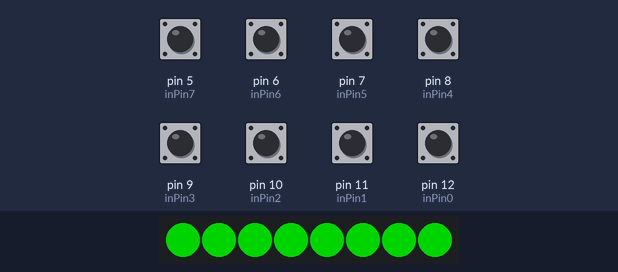
Bench run of a sketch on a simulated Arduino Uno, built with avr-gcc and run on an emulated ATmega328P. Shown: 8 RGB LEDs in strip order, left to right. The inputs (shaded band) are chosen by the test bench; at power-on: pin 5 (inPin7), pin 6 (inPin6), pin 7 (inPin5), pin 8 (inPin4), pin 9 (inPin3), pin 10 (inPin2), pin 11 (inPin1), pin 12 (inPin0) HIGH. Dim RGB values are drawn brighter than linear.

Above: at 1.2 s.
1.3 s: pin 5 (inPin7) pulled LOW for 0.15 s
At 1.37 s:
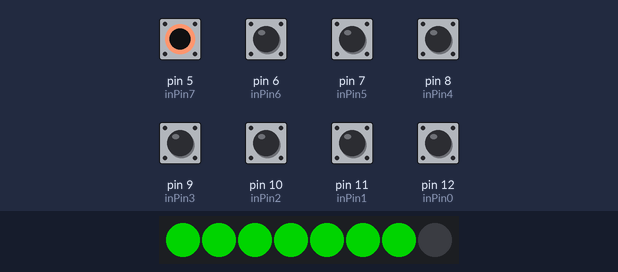
2.9 s: pin 6 (inPin6) pulled LOW for 0.15 s
At 2.97 s:
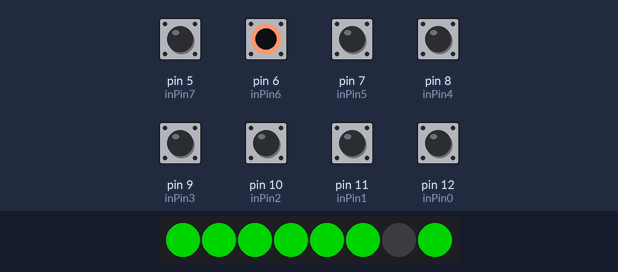
4.5 s: pin 7 (inPin5) pulled LOW for 0.15 s
At 4.57 s:
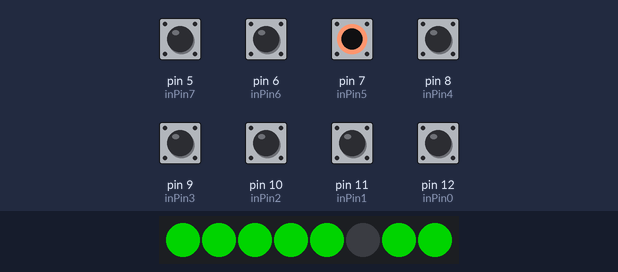
6.1 s: pin 8 (inPin4) pulled LOW for 0.15 s
At 6.17 s:
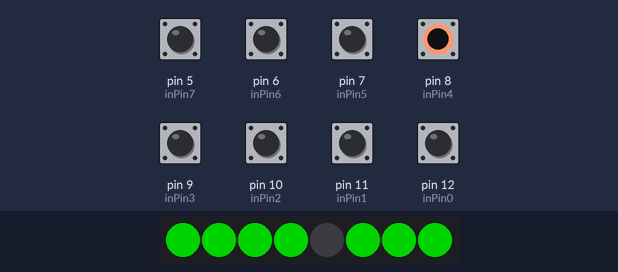
7.7 s: pin 9 (inPin3) pulled LOW for 0.15 s
At 7.77 s:
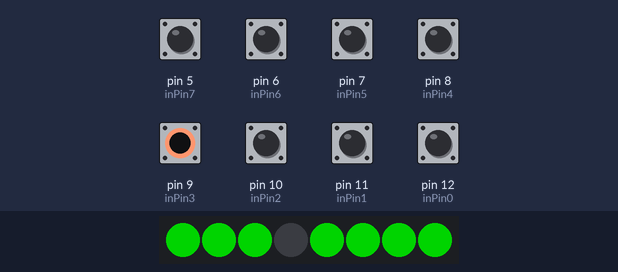
9.3 s: pin 10 (inPin2) pulled LOW for 0.15 s
At 9.37 s:
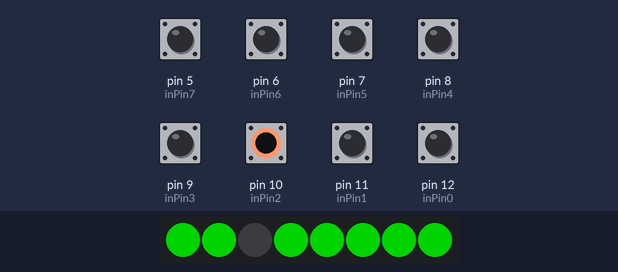
Timing chart, 0 to 11.9 s (numbered marks = the images above; inputs shaded):
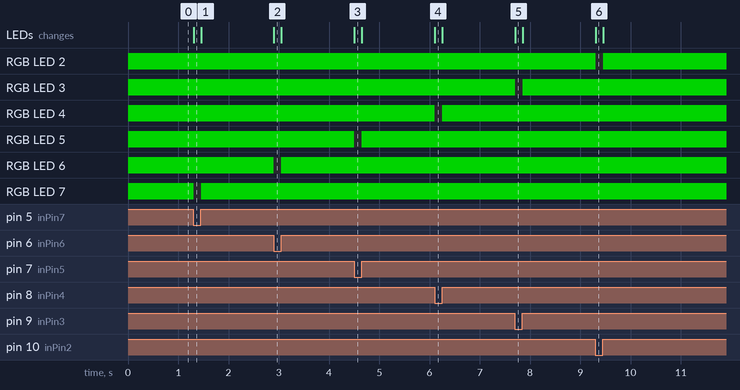

Measured:
- after the input at 1.3 s, RGB LED 7: RGB(0, 128, 0) → off at once, → RGB(0, 128, 0) 0.15 s later; the LEDs: change at once (image 1)
- after the input at 2.9 s, RGB LED 6: RGB(0, 128, 0) → off at once, → RGB(0, 128, 0) 0.15 s later; the LEDs: change at once (image 2)
- after the input at 4.5 s, RGB LED 5: RGB(0, 128, 0) → off at once, → RGB(0, 128, 0) 0.15 s later; the LEDs: change at once (image 3)
- after the input at 6.1 s, RGB LED 4: RGB(0, 128, 0) → off at once, → RGB(0, 128, 0) 0.15 s later; the LEDs: change at once (image 4)
- after the input at 7.7 s, RGB LED 3: RGB(0, 128, 0) → off at once, → RGB(0, 128, 0) 0.15 s later; the LEDs: change at once (image 5)
- after the input at 9.3 s, RGB LED 2: RGB(0, 128, 0) → off at once, → RGB(0, 128, 0) 0.15 s later; the LEDs: change at once (image 6)

The sketch:

levelDriverV001.ino
```cpp
#include "FastLED.h"

#define auxInPin0 3     // Input
#define auxInPin1 4     // Input
//#define auxInPin2 5     // Input

#define inPin0 12    // Input
#define inPin1 11    // Input
#define inPin2 10    // Input
#define inPin3 9     // Input

#define inPin4 8     // Input
#define inPin5 7     // Input
#define inPin6 6     // Input
#define inPin7 5     // Input

int input[8];
int led = 0;

// Neo pixels
#define NUM_LEDS 8
#define DATA_PIN 3

// Define the array of leds
CRGB leds[NUM_LEDS];


void setup() {
  // initialize serial port
  //Serial.begin(115200);

  pinMode(auxInPin0, INPUT_PULLUP);
  pinMode(auxInPin1, INPUT_PULLUP);
  //pinMode(auxInPin2, INPUT_PULLUP);

  pinMode(inPin0, INPUT_PULLUP);
  pinMode(inPin1, INPUT_PULLUP);
  pinMode(inPin2, INPUT_PULLUP);
  pinMode(inPin3, INPUT_PULLUP);

  pinMode(inPin4, INPUT_PULLUP);
  pinMode(inPin5, INPUT_PULLUP);
  pinMode(inPin6, INPUT_PULLUP);
  pinMode(inPin7, INPUT_PULLUP);

  FastLED.addLeds<NEOPIXEL, DATA_PIN>(leds, NUM_LEDS);
  //leds[0] = CRGB::Green;
  FastLED.show();
}

void loop() {
  input[0] = digitalRead(inPin0);
  input[1] = digitalRead(inPin1);
  input[2] = digitalRead(inPin2);
  input[3] = digitalRead(inPin3);

  input[4] = digitalRead(inPin4);
  input[5] = digitalRead(inPin5);
  input[6] = digitalRead(inPin6);
  input[7] = digitalRead(inPin7);

  for (led = 0; led <
  NUM_LEDS; led++) {
    if ( input[led] == HIGH) {
      // Turn the LED on, then pause
      leds[led] = CRGB::Green;
    }
    else {
      //Serial.println("HIGH");
      leds[led] = CRGB::Black;
    }
  }

  FastLED.show();

  //Serial.println("LOW");
}
```
